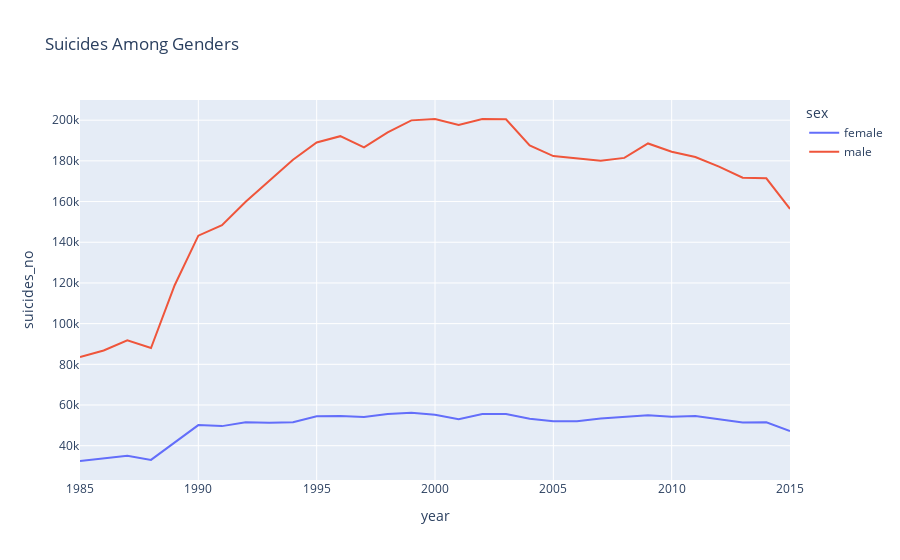

The notebook cell this image was saved under:
### Code cell
px.line(genders , x = 'year' , y = 'suicides_no' , color = 'sex' , title = 'Suicides Among Genders')

### Figure 1 — Plotly figure (JSON) as saved in the notebook; plotly's stock layout.template omitted (floating-point values rounded to 4 significant figures)
{"data": [{"hovertemplate": "sex=female<br>year=%{x}<br>suicides_no=%{y}<extra></extra>", "legendgroup": "female", "line": {"color": "#636efa", "dash": "solid"}, "mode": "lines", "name": "female", "orientation": "v", "showlegend": true, "type": "scatter", "x": [1985, 1986, 1987, 1988, 1989, 1990, 1991, 1992, 1993, 1994, 1995, 1996, 1997, 1998, 1999, 2000, 2001, 2002, 2003, 2004, 2005, 2006, 2007, 2008, 2009, 2010, 2011, 2012, 2013, 2014, 2015], "xaxis": "x", "y": [32479, 33852, 35006, 33015, 41361, 50118, 49622, 51567, 51331, 51532, 54504, 54583, 54126, 55631, 56215, 55254, 52999, 55549, 55627, 53232, 52035, 52039, 53324, 53973, 54920, 54222, 54616, 53011, 51459, 51556, 47248], "yaxis": "y"}, {"hovertemplate": "sex=male<br>year=%{x}<br>suicides_no=%{y}<extra></extra>", "legendgroup": "male", "line": {"color": "#EF553B", "dash": "solid"}, "mode": "lines", "name": "male", "orientation": "v", "showlegend": true, "type": "scatter", "x": [1985, 1986, 1987, 1988, 1989, 1990, 1991, 1992, 1993, 1994, 1995, 1996, 1997, 1998, 1999, 2000, 2001, 2002, 2003, 2004, 2005, 2006, 2007, 2008, 2009, 2010, 2011, 2012, 2013, 2014, 2015], "xaxis": "x", "y": [83584, 86818, 91836, 88011, 118883, 143243, 148398, 159906, 170234, 180531, 189040, 192142, 186619, 193960, 199904, 200578, 197653, 200546, 200452, 187629, 182340, 181322, 180084, 181474, 188567, 184480, 181868, 177149, 171740, 171428, 156392], "yaxis": "y"}], "layout": {"legend": {"title": {"text": "sex"}, "tracegroupgap": 0}, "title": {"text": "Suicides Among Genders"}, "xaxis": {"anchor": "y", "domain": [0, 1], "title": {"text": "year"}}, "yaxis": {"anchor": "x", "domain": [0, 1], "title": {"text": "suicides_no"}}}}
